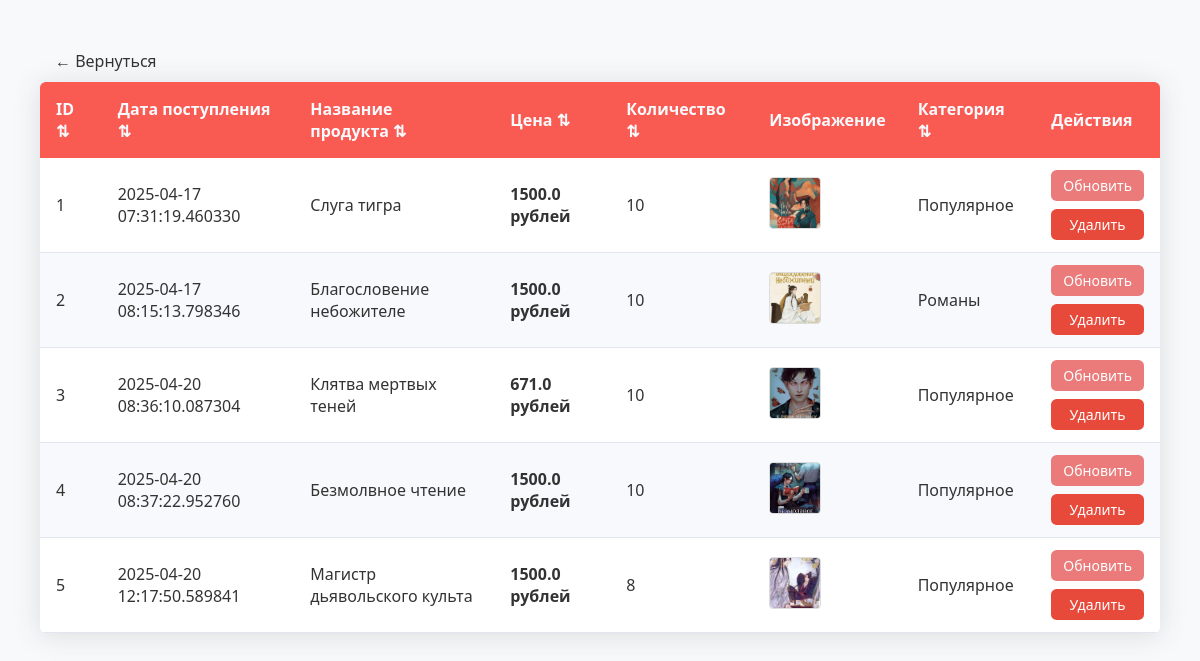
The page /shop-items (signed in) on the database its author committed.
### website/models.py (models this page shows, shortened)
class Product(db.Model):
    id = db.Column(db.Integer, primary_key=True)
    product_name = db.Column(db.String(100), nullable=False)
    author = db.Column(db.String(100), nullable=False)
    characteristic = db.Column(db.String(1000), nullable=False)
    previous_price = db.Column(db.Float, nullable=False)
    in_stock = db.Column(db.Integer, nullable=False)
    product_picture = db.Column(db.String(1000), nullable=False)
    category = db.Column(db.String(50), nullable=False)
    date_added = db.Column(db.DateTime, default=datetime.utcnow)
    carts = db.relationship('Cart', backref=db.backref('product', lazy=True))
    orders = db.relationship('Order', backref=db.backref('product', lazy=True))

### website/admin.py (the view)
@admin.route('/shop-items', methods=['GET', 'POST'])
@login_required
def shop_items():
    if current_user.id == 1:
        items = Product.query.order_by(Product.date_added).all()
        return render_template('shop_items.html', items=items)
    return render_template('404.html')

### website/__init__.py (called while the page is built)
def create_app():
    app = Flask(__name__)
    app.config['SECRET_KEY'] = 'hbnwdvbn ajnbsjn ahe'
    app.config['SQLALCHEMY_DATABASE_URI'] = f'sqlite:///{DB_NAME}'
    db.init_app(app)
    @app.errorhandler(404)
    def page_not_found(error):
        return render_template('404.html')
    login_manager = LoginManager()
    login_manager.init_app(app)
    login_manager.login_view = 'auth.login'
    @login_manager.user_loader
    def load_user(id):
        return Customer.query.get(int(id))
    from .views import views
    from .auth import auth
    from .admin import admin
    from .models import Customer, Cart, Product, Order
    app.register_blueprint(views, url_prefix='/') # localhost:5000/about-us
    app.register_blueprint(auth, url_prefix='/') # localhost:5000/auth/change-password
    app.register_blueprint(admin, url_prefix='/')
    return app

### website/templates/shop_items.html (shortened to what this page needs)
<!DOCTYPE html>
<html lang="en">
<head>
</head>
<body>
    <a href="/admin-page" class="animated-back-btn">
        ← Вернуться
    </a>
    {% if items | length < 1 %}
        <div class="empty-message">
            <h3>No Shop Items Found</h3>
            <p>There are currently no products in your shop. Add some items to get started!</p>
        </div>
    {% else %}
        <div class="items-container">
            <table id="sortable-table">
                <thead>
                    <tr>
                        <th onclick="sortTable(0)">ID ⇅</th>
                        <th onclick="sortTable(1)">Дата поступления ⇅</th>
                        <th onclick="sortTable(2)">Название продукта ⇅</th>
                        <th onclick="sortTable(3)">Цена ⇅</th>
                        <th onclick="sortTable(4)">Количество ⇅</th>
                        <th>Изображение</th>
                        <th onclick="sortTable(6)">Категория ⇅</th>
                        <th>Действия</th>
                    </tr>
                </thead>
                <tbody>
                    {% for item in items %}
                    <tr>
                        <td>{{ item.id }}</td>
                        <td>{{ item.date_added }}</td>
                        <td>{{ item.product_name }}</td>
                        <td class="price">{{ item.previous_price }} рублей</td>
                        <td>{{ item.in_stock }}</td>
                        <td>
                            <img src="{{ item.product_picture }}" class="product-img" alt="{{ item.product_name }}">
                        </td>
                        <td>{{ item.category }}</td>
                        <td>
                            <div class="action-links">
                                <a href="/update-item/{{ item.id }}" class="action-link update-link">Обновить</a>
                                <a href="/delete-item/{{ item.id }}" class="action-link delete-link">Удалить</a>
                            </div>
                        </td>
                    </tr>
                    {% endfor %}
                </tbody>
            </table>
        </div>
        {% endif %}
</body>
</html>

### website/templates/shop_items.html (style rules this page uses)
:root { --dark-bg: rgba(249, 91, 82, 1); --darker-bg: #2c3136; --primary-color: #eb7a7a; --danger-color: #e74a3b; --success-color: #a01919; --text-light: #f8f9fc; --border-color: #5a6268; }
body { font-family: 'Segoe UI', Tahoma, Geneva, Verdana, sans-serif; background-color: #f8f9fa; padding: 2rem; color: #333; }
.items-container { background: white; border-radius: 0.35rem; box-shadow: 0 0.15rem 1.75rem 0 rgba(58, 59, 69, 0.15); overflow: hidden; }
table { width: 100%; border-collapse: collapse; }
thead { background-color: var(--dark-bg); color: var(--text-light); }
th { padding: 1rem; text-align: left; font-weight: 600; }
tbody tr { border-bottom: 1px solid #e3e6f0; transition: all 0.3s; }
tbody tr:nth-child(even) { background-color: #f8f9fc; }
td { padding: 0.75rem 1rem; vertical-align: middle; }
.product-img { width: 50px; height: 50px; object-fit: cover; border-radius: 4px; border: 1px solid #ddd; }
.price { font-weight: 700; }
.action-links { display: flex; flex-direction: column; gap: 0.5rem; }
.action-link { display: inline-block; padding: 0.375rem 0.75rem; border-radius: 0.35rem; text-align: center; text-decoration: none; font-size: 0.875rem; }
.update-link { background-color: var(--primary-color); color: white; }
.delete-link { background-color: var(--danger-color); color: white; }
.animated-back-btn { display: inline-block; padding: 10px 15px; color: #333; text-decoration: none; position: relative; transition: all 0.3s; }
.animated-back-btn:after { content: ''; position: absolute; bottom: 0; left: 0; width: 0; height: 2px; background-color: #5c0e0c; transition: width 0.3s; }
th[onclick] { cursor: pointer; position: relative; padding-right: 20px; }

### rows shown on the page
Product: id "1", date_added "2025-04-17 07:31:19.460330", product_name "Слуга тигра", previous_price "1500.0", in_stock "10", product_picture (picture), category "Популярное"
Product: id "2", date_added "2025-04-17 08:15:13.798346", product_name "Благословение небожителе", previous_price "1500.0", in_stock "10", product_picture (picture), category "Романы"
Product: id "3", date_added "2025-04-20 08:36:10.087304", product_name "Клятва мертвых теней", previous_price "671.0", in_stock "10", product_picture (picture), category "Популярное"
Product: id "4", date_added "2025-04-20 08:37:22.952760", product_name "Безмолвное чтение", previous_price "1500.0", in_stock "10", product_picture (picture), category "Популярное"
Product: id "5", date_added "2025-04-20 12:17:50.589841", product_name "Магистр дьявольского культа", previous_price "1500.0", in_stock "8", product_picture (picture), category "Популярное"
